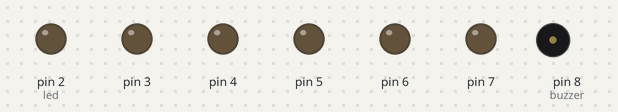
Simulated run of this sketch. Board: Arduino Uno, built with avr-gcc and run on an emulated ATmega328P. Shown: output pins drawn as LEDs (lit = HIGH), buzzer (waves = sounding). Pins used as bus, display or sensor lines are not drawn.

Above: at 1.0 s.
At 3.0 s:
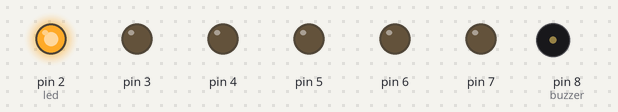
At 5.0 s:
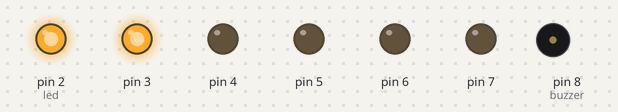
At 7.0 s:
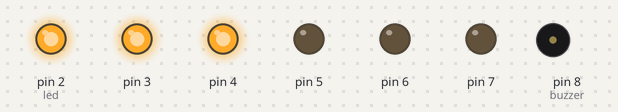
At 9.0 s:
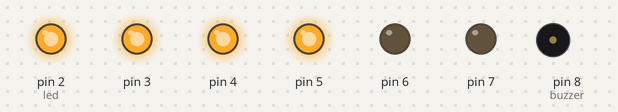
At 13.0 s:
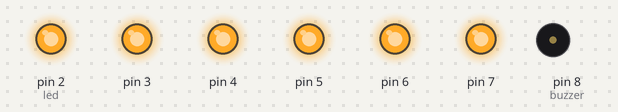
Timing chart, 0 to 17.8 s (numbered marks = the images above):
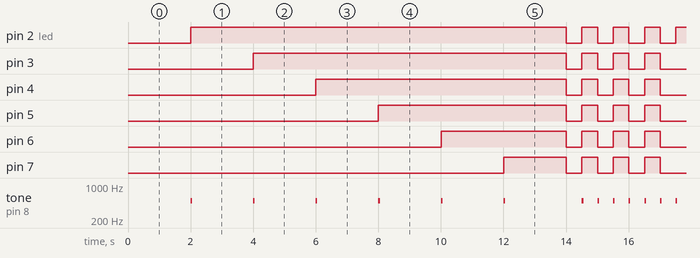

The sketch:

proj_8_timed_leds.ino
```cpp
const int buzzer=8;
unsigned long previousTime=0;
int led=2;
long interval=2000;
int blinkTimes=0;

void setup() {
	for(int x=2;x<8;x++){
		pinMode(x,OUTPUT);
	}
}

void loop() {
	unsigned long currentTime=millis();
	if(currentTime-previousTime>interval){
      previousTime = currentTime;
      digitalWrite(led,HIGH);
      if (led == 8){
        for(int x=2;x<8;x++){
          digitalWrite(x, LOW);
        }
        delay(500);
        while(blinkTimes<3){
            for(int x=2;x<8;x++){
            digitalWrite(x,HIGH);
            tone(buzzer, 500, 50);
          }
          delay(500);
          for(int x=2;x<8;x++){
            digitalWrite(x,LOW);
            tone(buzzer, 500, 50);
          }
          delay(500);
          blinkTimes++;
        }
        blinkTimes = 0;
        led = 1;
      }
    led++;
    tone(buzzer, 500, 50);
  }
}
```

Measured:
- by itself, pin 3: goes HIGH 10.0 s, 3 × (LOW 0.50 s, HIGH 0.50 s), LOW 2.5 s, HIGH 10.0 s, 3 × (LOW 0.50 s, HIGH 0.50 s), LOW 2.5 s, then HIGH
- by itself, pin 4: goes HIGH 8.0 s, 3 × (LOW 0.50 s, HIGH 0.50 s), LOW 4.5 s, HIGH 8.0 s, 3 × (LOW 0.50 s, HIGH 0.50 s), LOW 4.5 s, then HIGH
- by itself, pin 5: goes HIGH 6.0 s, 3 × (LOW 0.50 s, HIGH 0.50 s), LOW 6.5 s, HIGH 6.0 s, 3 × (LOW 0.50 s, HIGH 0.50 s), LOW 6.5 s, then HIGH
- by itself, pin 6: goes HIGH 4.0 s, 3 × (LOW 0.50 s, HIGH 0.50 s), LOW 8.5 s, HIGH 4.0 s, 3 × (LOW 0.50 s, HIGH 0.50 s), then LOW
- by itself, pin 7: goes HIGH 2.0 s, 3 × (LOW 0.50 s, HIGH 0.50 s), LOW 10.5 s, HIGH 2.0 s, 3 × (LOW 0.50 s, HIGH 0.50 s), then LOW
- by itself, pin 2 (led): goes HIGH 12.0 s, 3 × (LOW 0.50 s, HIGH 0.50 s), LOW 0.50 s, HIGH 12.0 s, 3 × (LOW 0.50 s, HIGH 0.50 s), LOW 0.50 s, then HIGH
- by itself, tone on pin 8 (buzzer): plays 500 Hz for 0.05 s, 500 Hz for 0.05 s, 500 Hz for 0.05 s, 500 Hz for 0.05 s, 500 Hz for 0.05 s, 500 Hz for 0.05 s … (28 notes in this stretch)
